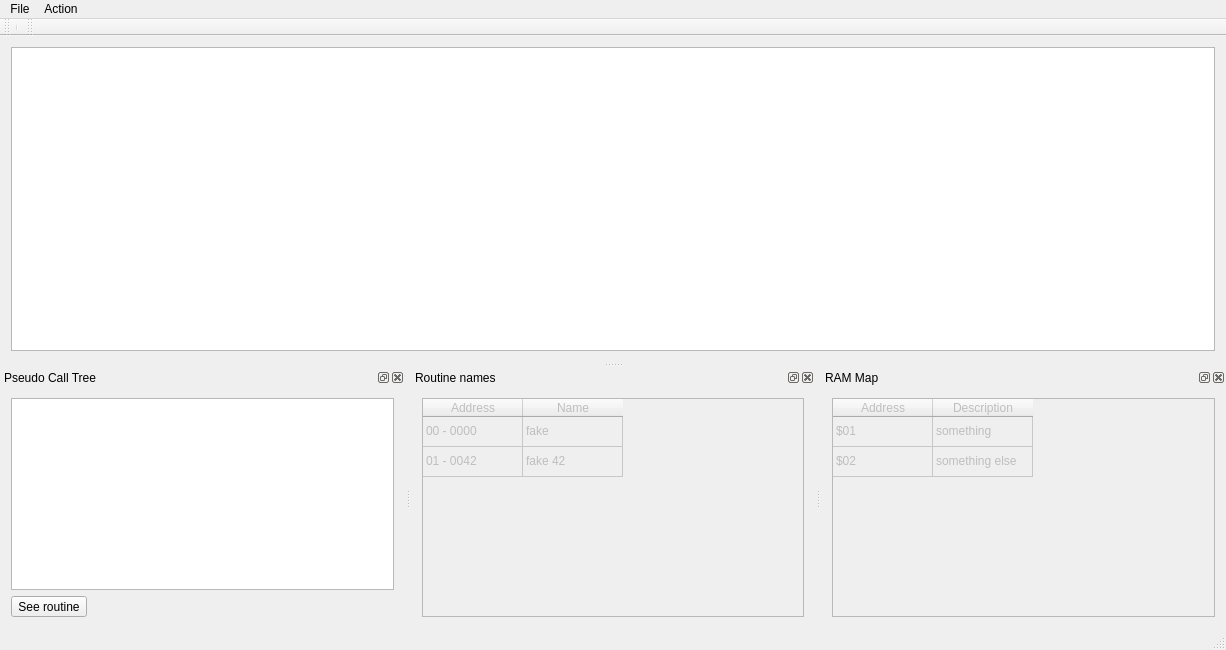
<?xml version="1.0" encoding="UTF-8"?>
<ui version="4.0">
 <class>WSNEStracereader</class>
 <widget class="QMainWindow" name="WSNEStracereader">
  <property name="geometry">
   <rect>
    <x>0</x>
    <y>0</y>
    <width>1226</width>
    <height>650</height>
   </rect>
  </property>
  <property name="windowTitle">
   <string>SNES Trace reader</string>
  </property>
  <widget class="QWidget" name="centralWidget">
   <property name="sizePolicy">
    <sizepolicy hsizetype="Expanding" vsizetype="Expanding">
     <horstretch>0</horstretch>
     <verstretch>0</verstretch>
    </sizepolicy>
   </property>
   <property name="maximumSize">
    <size>
     <width>170000</width>
     <height>16777215</height>
    </size>
   </property>
   <layout class="QVBoxLayout" name="verticalLayout_4">
    <item>
     <widget class="SnesTraceTextEdit" name="traceTextEdit">
      <property name="lineWrapMode">
       <enum>QPlainTextEdit::NoWrap</enum>
      </property>
      <property name="readOnly">
       <bool>true</bool>
      </property>
      <property name="plainText">
       <string notr="true"/>
      </property>
      <property name="textInteractionFlags">
       <set>Qt::TextSelectableByKeyboard|Qt::TextSelectableByMouse</set>
      </property>
      <property name="centerOnScroll">
       <bool>true</bool>
      </property>
     </widget>
    </item>
   </layout>
  </widget>
  <widget class="QMenuBar" name="menuBar">
   <property name="geometry">
    <rect>
     <x>0</x>
     <y>0</y>
     <width>1226</width>
     <height>21</height>
    </rect>
   </property>
   <widget class="QMenu" name="menuFichier">
    <property name="title">
     <string>File</string>
    </property>
    <addaction name="actionOpen"/>
    <addaction name="action_Quit"/>
   </widget>
   <widget class="QMenu" name="menuPiko">
    <property name="title">
     <string>Action</string>
    </property>
    <addaction name="actionSearch"/>
   </widget>
   <addaction name="menuFichier"/>
   <addaction name="menuPiko"/>
  </widget>
  <widget class="QToolBar" name="mainToolBar">
   <attribute name="toolBarArea">
    <enum>TopToolBarArea</enum>
   </attribute>
   <attribute name="toolBarBreak">
    <bool>false</bool>
   </attribute>
   <addaction name="separator"/>
  </widget>
  <widget class="QStatusBar" name="statusBar"/>
  <widget class="QToolBar" name="toolBar">
   <property name="windowTitle">
    <string>toolBar</string>
   </property>
   <attribute name="toolBarArea">
    <enum>TopToolBarArea</enum>
   </attribute>
   <attribute name="toolBarBreak">
    <bool>false</bool>
   </attribute>
  </widget>
  <widget class="QDockWidget" name="callTreeDockWidget">
   <property name="windowTitle">
    <string>Pseudo Call Tree</string>
   </property>
   <attribute name="dockWidgetArea">
    <number>8</number>
   </attribute>
   <widget class="QWidget" name="dockWidgetContents">
    <layout class="QVBoxLayout" name="verticalLayout_2">
     <item>
      <widget class="QTreeView" name="callTreeView">
       <property name="horizontalScrollBarPolicy">
        <enum>Qt::ScrollBarAsNeeded</enum>
       </property>
       <property name="editTriggers">
        <set>QAbstractItemView::NoEditTriggers</set>
       </property>
       <property name="horizontalScrollMode">
        <enum>QAbstractItemView::ScrollPerPixel</enum>
       </property>
       <property name="expandsOnDoubleClick">
        <bool>false</bool>
       </property>
       <attribute name="headerVisible">
        <bool>false</bool>
       </attribute>
       <attribute name="headerDefaultSectionSize">
        <number>300</number>
       </attribute>
       <attribute name="headerMinimumSectionSize">
        <number>100</number>
       </attribute>
       <attribute name="headerStretchLastSection">
        <bool>false</bool>
       </attribute>
      </widget>
     </item>
     <item>
      <widget class="QToolButton" name="toolButton">
       <property name="text">
        <string>See routine</string>
       </property>
      </widget>
     </item>
    </layout>
   </widget>
  </widget>
  <widget class="QDockWidget" name="routineDockWidget">
   <property name="windowTitle">
    <string>Routine names</string>
   </property>
   <attribute name="dockWidgetArea">
    <number>8</number>
   </attribute>
   <widget class="QWidget" name="dockWidgetContents_3">
    <layout class="QVBoxLayout" name="verticalLayout_5">
     <item>
      <widget class="QTableWidget" name="tableWidget">
       <property name="enabled">
        <bool>false</bool>
       </property>
       <attribute name="horizontalHeaderVisible">
        <bool>true</bool>
       </attribute>
       <attribute name="horizontalHeaderHighlightSections">
        <bool>true</bool>
       </attribute>
       <attribute name="verticalHeaderVisible">
        <bool>false</bool>
       </attribute>
       <row>
        <property name="text">
         <string>piko</string>
        </property>
       </row>
       <row>
        <property name="text">
         <string>Nouvelle ligne</string>
        </property>
       </row>
       <column>
        <property name="text">
         <string>Address</string>
        </property>
       </column>
       <column>
        <property name="text">
         <string>Name</string>
        </property>
       </column>
       <item row="0" column="0">
        <property name="text">
         <string>00 - 0000</string>
        </property>
       </item>
       <item row="0" column="1">
        <property name="text">
         <string>fake</string>
        </property>
       </item>
       <item row="1" column="0">
        <property name="text">
         <string>01 - 0042</string>
        </property>
       </item>
       <item row="1" column="1">
        <property name="text">
         <string>fake 42</string>
        </property>
       </item>
      </widget>
     </item>
    </layout>
   </widget>
  </widget>
  <widget class="QDockWidget" name="ramMapDockWidget">
   <property name="windowTitle">
    <string>RAM Map</string>
   </property>
   <attribute name="dockWidgetArea">
    <number>8</number>
   </attribute>
   <widget class="QWidget" name="dockWidgetContents_4">
    <layout class="QVBoxLayout" name="verticalLayout_6">
     <item>
      <widget class="QTableWidget" name="tableWidget_2">
       <property name="enabled">
        <bool>false</bool>
       </property>
       <attribute name="verticalHeaderVisible">
        <bool>false</bool>
       </attribute>
       <row>
        <property name="text">
         <string>Nouvelle ligne</string>
        </property>
       </row>
       <row>
        <property name="text">
         <string>Nouvelle ligne</string>
        </property>
       </row>
       <column>
        <property name="text">
         <string>Address</string>
        </property>
       </column>
       <column>
        <property name="text">
         <string>Description</string>
        </property>
       </column>
       <item row="0" column="0">
        <property name="text">
         <string>$01</string>
        </property>
       </item>
       <item row="0" column="1">
        <property name="text">
         <string>something</string>
        </property>
       </item>
       <item row="1" column="0">
        <property name="text">
         <string>$02</string>
        </property>
       </item>
       <item row="1" column="1">
        <property name="text">
         <string>something else</string>
        </property>
       </item>
      </widget>
     </item>
    </layout>
   </widget>
  </widget>
  <action name="actionOpen">
   <property name="text">
    <string>&amp;Open trace</string>
   </property>
  </action>
  <action name="action_Quit">
   <property name="text">
    <string>&amp;Quit</string>
   </property>
  </action>
  <action name="actionIndent">
   <property name="text">
    <string>indent</string>
   </property>
  </action>
  <action name="actionSearch">
   <property name="text">
    <string>Search</string>
   </property>
   <property name="shortcut">
    <string>Ctrl+F</string>
   </property>
  </action>
 </widget>
 <layoutdefault spacing="6" margin="11"/>
 <customwidgets>
  <customwidget>
   <class>SnesTraceTextEdit</class>
   <extends>QPlainTextEdit</extends>
   <header>snestracetextedit.h</header>
  </customwidget>
 </customwidgets>
 <resources/>
 <connections/>
</ui>
